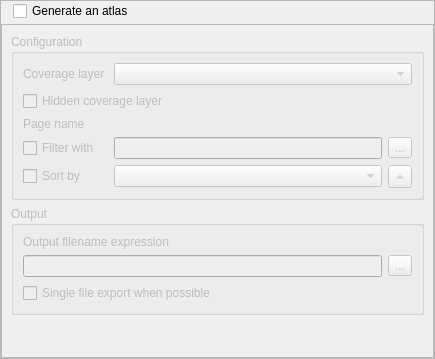
<?xml version="1.0" encoding="UTF-8"?>
<ui version="4.0">
 <class>QgsAtlasCompositionWidgetBase</class>
 <widget class="QWidget" name="QgsAtlasCompositionWidgetBase">
  <property name="geometry">
   <rect>
    <x>0</x>
    <y>0</y>
    <width>435</width>
    <height>359</height>
   </rect>
  </property>
  <property name="sizePolicy">
   <sizepolicy hsizetype="Expanding" vsizetype="Expanding">
    <horstretch>0</horstretch>
    <verstretch>0</verstretch>
   </sizepolicy>
  </property>
  <property name="windowTitle">
   <string>Atlas Generation</string>
  </property>
  <layout class="QVBoxLayout" name="verticalLayout">
   <property name="spacing">
    <number>0</number>
   </property>
   <property name="margin">
    <number>0</number>
   </property>
   <item>
    <widget class="QFrame" name="verticalFrame">
     <property name="frameShape">
      <enum>QFrame::StyledPanel</enum>
     </property>
     <layout class="QGridLayout" name="gridLayout">
      <property name="horizontalSpacing">
       <number>0</number>
      </property>
      <property name="verticalSpacing">
       <number>3</number>
      </property>
      <property name="margin">
       <number>0</number>
      </property>
      <item row="0" column="1">
       <widget class="QCheckBox" name="mUseAtlasCheckBox">
        <property name="text">
         <string>Generate an atlas</string>
        </property>
       </widget>
      </item>
      <item row="0" column="2">
       <spacer name="horizontalSpacer">
        <property name="orientation">
         <enum>Qt::Horizontal</enum>
        </property>
        <property name="sizeHint" stdset="0">
         <size>
          <width>40</width>
          <height>20</height>
         </size>
        </property>
       </spacer>
      </item>
      <item row="0" column="0">
       <spacer name="horizontalSpacer_2">
        <property name="orientation">
         <enum>Qt::Horizontal</enum>
        </property>
        <property name="sizeType">
         <enum>QSizePolicy::Fixed</enum>
        </property>
        <property name="sizeHint" stdset="0">
         <size>
          <width>12</width>
          <height>20</height>
         </size>
        </property>
       </spacer>
      </item>
      <item row="1" column="0" colspan="3">
       <widget class="QScrollArea" name="scrollArea">
        <property name="focusPolicy">
         <enum>Qt::WheelFocus</enum>
        </property>
        <property name="widgetResizable">
         <bool>true</bool>
        </property>
        <widget class="QWidget" name="scrollAreaWidgetContents">
         <property name="enabled">
          <bool>true</bool>
         </property>
         <property name="geometry">
          <rect>
           <x>0</x>
           <y>0</y>
           <width>431</width>
           <height>332</height>
          </rect>
         </property>
         <layout class="QVBoxLayout" name="mainLayout">
          <property name="bottomMargin">
           <number>0</number>
          </property>
          <item>
           <widget class="QgsCollapsibleGroupBoxBasic" name="mConfigurationGroup">
            <property name="enabled">
             <bool>false</bool>
            </property>
            <property name="focusPolicy">
             <enum>Qt::StrongFocus</enum>
            </property>
            <property name="title">
             <string>Configuration</string>
            </property>
            <property name="checkable">
             <bool>false</bool>
            </property>
            <property name="syncGroup" stdset="0">
             <string notr="true">composeritem</string>
            </property>
            <property name="collapsed" stdset="0">
             <bool>false</bool>
            </property>
            <layout class="QGridLayout" name="gridLayout_2" columnstretch="0,1,0">
             <item row="4" column="2">
              <widget class="QToolButton" name="mAtlasSortFeatureDirectionButton">
               <property name="toolTip">
                <string>Sort direction</string>
               </property>
               <property name="text">
                <string>...</string>
               </property>
               <property name="arrowType">
                <enum>Qt::UpArrow</enum>
               </property>
              </widget>
             </item>
             <item row="4" column="1">
              <widget class="QgsFieldComboBox" name="mAtlasSortFeatureKeyComboBox"/>
             </item>
             <item row="3" column="0">
              <widget class="QCheckBox" name="mAtlasFeatureFilterCheckBox">
               <property name="text">
                <string>Filter with</string>
               </property>
              </widget>
             </item>
             <item row="3" column="2">
              <widget class="QToolButton" name="mAtlasFeatureFilterButton">
               <property name="text">
                <string>...</string>
               </property>
               <property name="icon">
                <iconset>
                 <normaloff>:/images/themes/default/mIconExpression.svg</normaloff>:/images/themes/default/mIconExpression.svg</iconset>
               </property>
              </widget>
             </item>
             <item row="1" column="0" colspan="3">
              <widget class="QCheckBox" name="mAtlasHideCoverageCheckBox">
               <property name="text">
                <string>Hidden coverage layer</string>
               </property>
              </widget>
             </item>
             <item row="0" column="0">
              <widget class="QLabel" name="mHorizontalAlignementLabel">
               <property name="text">
                <string>Coverage layer </string>
               </property>
              </widget>
             </item>
             <item row="2" column="0">
              <widget class="QLabel" name="label">
               <property name="text">
                <string>Page name</string>
               </property>
              </widget>
             </item>
             <item row="3" column="1">
              <widget class="QLineEdit" name="mAtlasFeatureFilterEdit"/>
             </item>
             <item row="0" column="1" colspan="2">
              <widget class="QgsMapLayerComboBox" name="mAtlasCoverageLayerComboBox">
               <property name="sizePolicy">
                <sizepolicy hsizetype="Expanding" vsizetype="Fixed">
                 <horstretch>0</horstretch>
                 <verstretch>0</verstretch>
                </sizepolicy>
               </property>
              </widget>
             </item>
             <item row="2" column="1" colspan="2">
              <widget class="QgsFieldExpressionWidget" name="mPageNameWidget" native="true">
               <property name="sizePolicy">
                <sizepolicy hsizetype="Expanding" vsizetype="Preferred">
                 <horstretch>0</horstretch>
                 <verstretch>0</verstretch>
                </sizepolicy>
               </property>
               <property name="maximumSize">
                <size>
                 <width>16777215</width>
                 <height>16777215</height>
                </size>
               </property>
              </widget>
             </item>
             <item row="4" column="0">
              <widget class="QCheckBox" name="mAtlasSortFeatureCheckBox">
               <property name="sizePolicy">
                <sizepolicy hsizetype="Maximum" vsizetype="Fixed">
                 <horstretch>0</horstretch>
                 <verstretch>0</verstretch>
                </sizepolicy>
               </property>
               <property name="text">
                <string>Sort by</string>
               </property>
              </widget>
             </item>
            </layout>
           </widget>
          </item>
          <item>
           <widget class="QgsCollapsibleGroupBoxBasic" name="mOutputGroup">
            <property name="enabled">
             <bool>false</bool>
            </property>
            <property name="focusPolicy">
             <enum>Qt::StrongFocus</enum>
            </property>
            <property name="title">
             <string>Output</string>
            </property>
            <property name="checkable">
             <bool>false</bool>
            </property>
            <property name="syncGroup" stdset="0">
             <string notr="true">composeritem</string>
            </property>
            <property name="collapsed" stdset="0">
             <bool>false</bool>
            </property>
            <layout class="QGridLayout" name="gridLayout_3">
             <item row="0" column="0" colspan="2">
              <widget class="QLabel" name="label_4">
               <property name="text">
                <string>Output filename expression</string>
               </property>
              </widget>
             </item>
             <item row="1" column="2">
              <widget class="QToolButton" name="mAtlasFilenameExpressionButton">
               <property name="text">
                <string>...</string>
               </property>
               <property name="icon">
                <iconset>
                 <normaloff>:/images/themes/default/mIconExpression.svg</normaloff>:/images/themes/default/mIconExpression.svg</iconset>
               </property>
              </widget>
             </item>
             <item row="1" column="0" colspan="2">
              <widget class="QLineEdit" name="mAtlasFilenamePatternEdit"/>
             </item>
             <item row="2" column="0" colspan="3">
              <widget class="QCheckBox" name="mAtlasSingleFileCheckBox">
               <property name="text">
                <string>Single file export when possible</string>
               </property>
              </widget>
             </item>
            </layout>
           </widget>
          </item>
          <item>
           <spacer name="verticalSpacer">
            <property name="orientation">
             <enum>Qt::Vertical</enum>
            </property>
            <property name="sizeHint" stdset="0">
             <size>
              <width>20</width>
              <height>40</height>
             </size>
            </property>
           </spacer>
          </item>
         </layout>
        </widget>
       </widget>
      </item>
     </layout>
    </widget>
   </item>
  </layout>
 </widget>
 <customwidgets>
  <customwidget>
   <class>QgsCollapsibleGroupBoxBasic</class>
   <extends>QGroupBox</extends>
   <header>qgscollapsiblegroupbox.h</header>
   <container>1</container>
  </customwidget>
  <customwidget>
   <class>QgsMapLayerComboBox</class>
   <extends>QComboBox</extends>
   <header location="global">qgsmaplayercombobox.h</header>
  </customwidget>
  <customwidget>
   <class>QgsFieldComboBox</class>
   <extends>QComboBox</extends>
   <header location="global">qgsfieldcombobox.h</header>
  </customwidget>
  <customwidget>
   <class>QgsFieldExpressionWidget</class>
   <extends>QWidget</extends>
   <header>qgsfieldexpressionwidget.h</header>
  </customwidget>
 </customwidgets>
 <tabstops>
  <tabstop>mUseAtlasCheckBox</tabstop>
  <tabstop>mConfigurationGroup</tabstop>
  <tabstop>mAtlasCoverageLayerComboBox</tabstop>
  <tabstop>mAtlasHideCoverageCheckBox</tabstop>
  <tabstop>mAtlasFeatureFilterCheckBox</tabstop>
  <tabstop>mAtlasFeatureFilterEdit</tabstop>
  <tabstop>mAtlasFeatureFilterButton</tabstop>
  <tabstop>mAtlasSortFeatureCheckBox</tabstop>
  <tabstop>mAtlasSortFeatureKeyComboBox</tabstop>
  <tabstop>mAtlasSortFeatureDirectionButton</tabstop>
  <tabstop>mOutputGroup</tabstop>
  <tabstop>mAtlasFilenamePatternEdit</tabstop>
  <tabstop>mAtlasFilenameExpressionButton</tabstop>
  <tabstop>mAtlasSingleFileCheckBox</tabstop>
  <tabstop>scrollArea</tabstop>
 </tabstops>
 <resources/>
 <connections/>
</ui>
